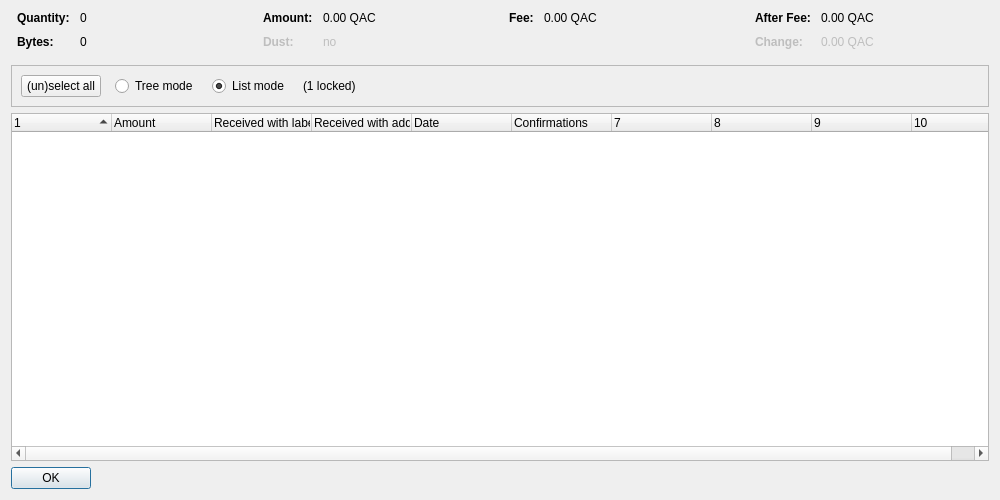
<?xml version="1.0" encoding="UTF-8"?>
<ui version="4.0">
 <class>CoinControlDialog</class>
 <widget class="QDialog" name="CoinControlDialog">
  <property name="geometry">
   <rect>
    <x>0</x>
    <y>0</y>
    <width>1000</width>
    <height>500</height>
   </rect>
  </property>
  <property name="windowTitle">
   <string>Coin Selection</string>
  </property>
  <layout class="QVBoxLayout" name="verticalLayout">
   <item>
    <layout class="QHBoxLayout" name="horizontalLayoutTop" stretch="0,0,0,0">
     <property name="topMargin">
      <number>0</number>
     </property>
     <property name="bottomMargin">
      <number>10</number>
     </property>
     <item>
      <layout class="QFormLayout" name="formLayoutCoinControl1">
       <property name="horizontalSpacing">
        <number>10</number>
       </property>
       <property name="verticalSpacing">
        <number>10</number>
       </property>
       <property name="leftMargin">
        <number>6</number>
       </property>
       <property name="rightMargin">
        <number>6</number>
       </property>
       <item row="0" column="0">
        <widget class="QLabel" name="labelCoinControlQuantityText">
         <property name="font">
          <font>
           <weight>75</weight>
           <bold>true</bold>
          </font>
         </property>
         <property name="text">
          <string>Quantity:</string>
         </property>
        </widget>
       </item>
       <item row="0" column="1">
        <widget class="QLabel" name="labelCoinControlQuantity">
         <property name="cursor">
          <cursorShape>IBeamCursor</cursorShape>
         </property>
         <property name="contextMenuPolicy">
          <enum>Qt::ActionsContextMenu</enum>
         </property>
         <property name="text">
          <string notr="true">0</string>
         </property>
         <property name="textInteractionFlags">
          <set>Qt::LinksAccessibleByMouse|Qt::TextSelectableByKeyboard|Qt::TextSelectableByMouse</set>
         </property>
        </widget>
       </item>
       <item row="1" column="0">
        <widget class="QLabel" name="labelCoinControlBytesText">
         <property name="font">
          <font>
           <weight>75</weight>
           <bold>true</bold>
          </font>
         </property>
         <property name="text">
          <string>Bytes:</string>
         </property>
        </widget>
       </item>
       <item row="1" column="1">
        <widget class="QLabel" name="labelCoinControlBytes">
         <property name="cursor">
          <cursorShape>IBeamCursor</cursorShape>
         </property>
         <property name="contextMenuPolicy">
          <enum>Qt::ActionsContextMenu</enum>
         </property>
         <property name="text">
          <string notr="true">0</string>
         </property>
         <property name="textInteractionFlags">
          <set>Qt::LinksAccessibleByMouse|Qt::TextSelectableByKeyboard|Qt::TextSelectableByMouse</set>
         </property>
        </widget>
       </item>
      </layout>
     </item>
     <item>
      <layout class="QFormLayout" name="formLayoutCoinControl2">
       <property name="horizontalSpacing">
        <number>10</number>
       </property>
       <property name="verticalSpacing">
        <number>10</number>
       </property>
       <property name="leftMargin">
        <number>6</number>
       </property>
       <property name="rightMargin">
        <number>6</number>
       </property>
       <item row="0" column="0">
        <widget class="QLabel" name="labelCoinControlAmountText">
         <property name="font">
          <font>
           <weight>75</weight>
           <bold>true</bold>
          </font>
         </property>
         <property name="text">
          <string>Amount:</string>
         </property>
        </widget>
       </item>
       <item row="0" column="1">
        <widget class="QLabel" name="labelCoinControlAmount">
         <property name="cursor">
          <cursorShape>IBeamCursor</cursorShape>
         </property>
         <property name="contextMenuPolicy">
          <enum>Qt::ActionsContextMenu</enum>
         </property>
         <property name="text">
          <string notr="true">0.00 QAC</string>
         </property>
         <property name="textInteractionFlags">
          <set>Qt::LinksAccessibleByMouse|Qt::TextSelectableByKeyboard|Qt::TextSelectableByMouse</set>
         </property>
        </widget>
       </item>
       <item row="1" column="0">
        <widget class="QLabel" name="labelCoinControlLowOutputText">
         <property name="enabled">
          <bool>false</bool>
         </property>
         <property name="font">
          <font>
           <weight>75</weight>
           <bold>true</bold>
          </font>
         </property>
         <property name="text">
          <string>Dust:</string>
         </property>
        </widget>
       </item>
       <item row="1" column="1">
        <widget class="QLabel" name="labelCoinControlLowOutput">
         <property name="enabled">
          <bool>false</bool>
         </property>
         <property name="cursor">
          <cursorShape>IBeamCursor</cursorShape>
         </property>
         <property name="contextMenuPolicy">
          <enum>Qt::ActionsContextMenu</enum>
         </property>
         <property name="text">
          <string notr="true">no</string>
         </property>
         <property name="textInteractionFlags">
          <set>Qt::LinksAccessibleByMouse|Qt::TextSelectableByKeyboard|Qt::TextSelectableByMouse</set>
         </property>
        </widget>
       </item>
      </layout>
     </item>
     <item>
      <layout class="QFormLayout" name="formLayoutCoinControl3">
       <property name="horizontalSpacing">
        <number>10</number>
       </property>
       <property name="verticalSpacing">
        <number>10</number>
       </property>
       <property name="leftMargin">
        <number>6</number>
       </property>
       <property name="rightMargin">
        <number>6</number>
       </property>
       <item row="0" column="0">
        <widget class="QLabel" name="labelCoinControlFeeText">
         <property name="font">
          <font>
           <weight>75</weight>
           <bold>true</bold>
          </font>
         </property>
         <property name="text">
          <string>Fee:</string>
         </property>
        </widget>
       </item>
       <item row="0" column="1">
        <widget class="QLabel" name="labelCoinControlFee">
         <property name="cursor">
          <cursorShape>IBeamCursor</cursorShape>
         </property>
         <property name="contextMenuPolicy">
          <enum>Qt::ActionsContextMenu</enum>
         </property>
         <property name="text">
          <string notr="true">0.00 QAC</string>
         </property>
         <property name="textInteractionFlags">
          <set>Qt::LinksAccessibleByMouse|Qt::TextSelectableByKeyboard|Qt::TextSelectableByMouse</set>
         </property>
        </widget>
       </item>
      </layout>
     </item>
     <item>
      <layout class="QFormLayout" name="formLayoutCoinControl4">
       <property name="horizontalSpacing">
        <number>10</number>
       </property>
       <property name="verticalSpacing">
        <number>10</number>
       </property>
       <property name="leftMargin">
        <number>6</number>
       </property>
       <property name="rightMargin">
        <number>6</number>
       </property>
       <item row="0" column="0">
        <widget class="QLabel" name="labelCoinControlAfterFeeText">
         <property name="font">
          <font>
           <weight>75</weight>
           <bold>true</bold>
          </font>
         </property>
         <property name="text">
          <string>After Fee:</string>
         </property>
        </widget>
       </item>
       <item row="0" column="1">
        <widget class="QLabel" name="labelCoinControlAfterFee">
         <property name="cursor">
          <cursorShape>IBeamCursor</cursorShape>
         </property>
         <property name="contextMenuPolicy">
          <enum>Qt::ActionsContextMenu</enum>
         </property>
         <property name="text">
          <string notr="true">0.00 QAC</string>
         </property>
         <property name="textInteractionFlags">
          <set>Qt::LinksAccessibleByMouse|Qt::TextSelectableByKeyboard|Qt::TextSelectableByMouse</set>
         </property>
        </widget>
       </item>
       <item row="1" column="0">
        <widget class="QLabel" name="labelCoinControlChangeText">
         <property name="enabled">
          <bool>false</bool>
         </property>
         <property name="font">
          <font>
           <weight>75</weight>
           <bold>true</bold>
          </font>
         </property>
         <property name="text">
          <string>Change:</string>
         </property>
        </widget>
       </item>
       <item row="1" column="1">
        <widget class="QLabel" name="labelCoinControlChange">
         <property name="enabled">
          <bool>false</bool>
         </property>
         <property name="cursor">
          <cursorShape>IBeamCursor</cursorShape>
         </property>
         <property name="contextMenuPolicy">
          <enum>Qt::ActionsContextMenu</enum>
         </property>
         <property name="text">
          <string notr="true">0.00 QAC</string>
         </property>
         <property name="textInteractionFlags">
          <set>Qt::LinksAccessibleByMouse|Qt::TextSelectableByKeyboard|Qt::TextSelectableByMouse</set>
         </property>
        </widget>
       </item>
      </layout>
     </item>
    </layout>
   </item>
   <item>
    <widget class="QFrame" name="frame">
     <property name="minimumSize">
      <size>
       <width>0</width>
       <height>40</height>
      </size>
     </property>
     <property name="frameShape">
      <enum>QFrame::StyledPanel</enum>
     </property>
     <property name="frameShadow">
      <enum>QFrame::Sunken</enum>
     </property>
     <layout class="QHBoxLayout" name="horizontalLayout">
      <item>
       <layout class="QHBoxLayout" name="horizontalLayoutPanel" stretch="0,0,0,0,0">
        <property name="spacing">
         <number>14</number>
        </property>
        <item>
         <widget class="QPushButton" name="pushButtonSelectAll">
          <property name="sizePolicy">
           <sizepolicy hsizetype="Maximum" vsizetype="Fixed">
            <horstretch>0</horstretch>
            <verstretch>0</verstretch>
           </sizepolicy>
          </property>
          <property name="text">
           <string>(un)select all</string>
          </property>
          <property name="autoDefault">
           <bool>false</bool>
          </property>
         </widget>
        </item>
        <item>
         <widget class="QRadioButton" name="radioTreeMode">
          <property name="sizePolicy">
           <sizepolicy hsizetype="Maximum" vsizetype="Fixed">
            <horstretch>0</horstretch>
            <verstretch>0</verstretch>
           </sizepolicy>
          </property>
          <property name="text">
           <string>Tree mode</string>
          </property>
         </widget>
        </item>
        <item>
         <widget class="QRadioButton" name="radioListMode">
          <property name="sizePolicy">
           <sizepolicy hsizetype="Maximum" vsizetype="Fixed">
            <horstretch>0</horstretch>
            <verstretch>0</verstretch>
           </sizepolicy>
          </property>
          <property name="text">
           <string>List mode</string>
          </property>
          <property name="checked">
           <bool>true</bool>
          </property>
         </widget>
        </item>
        <item>
         <widget class="QLabel" name="labelLocked">
          <property name="text">
           <string notr="true">(1 locked)</string>
          </property>
         </widget>
        </item>
        <item>
         <spacer name="horizontalSpacer">
          <property name="orientation">
           <enum>Qt::Horizontal</enum>
          </property>
          <property name="sizeHint" stdset="0">
           <size>
            <width>40</width>
            <height>20</height>
           </size>
          </property>
         </spacer>
        </item>
       </layout>
      </item>
     </layout>
    </widget>
   </item>
   <item>
    <widget class="CoinControlTreeWidget" name="treeWidget">
     <property name="contextMenuPolicy">
      <enum>Qt::CustomContextMenu</enum>
     </property>
     <property name="sortingEnabled">
      <bool>false</bool>
     </property>
     <property name="columnCount">
      <number>10</number>
     </property>
     <attribute name="headerShowSortIndicator" stdset="0">
      <bool>true</bool>
     </attribute>
     <attribute name="headerStretchLastSection">
      <bool>false</bool>
     </attribute>
     <column>
      <property name="text">
       <string/>
      </property>
     </column>
     <column>
      <property name="text">
       <string>Amount</string>
      </property>
     </column>
     <column>
      <property name="text">
       <string>Received with label</string>
      </property>
     </column>
     <column>
      <property name="text">
       <string>Received with address</string>
      </property>
     </column>
     <column>
      <property name="text">
       <string>Date</string>
      </property>
     </column>
     <column>
      <property name="text">
       <string>Confirmations</string>
      </property>
      <property name="toolTip">
       <string>Confirmed</string>
      </property>
     </column>
     <column>
      <property name="text">
       <string/>
      </property>
     </column>
     <column>
      <property name="text">
       <string/>
      </property>
     </column>
     <column>
      <property name="text">
       <string/>
      </property>
     </column>
     <column>
      <property name="text">
       <string/>
      </property>
     </column>
    </widget>
   </item>
   <item>
    <widget class="QDialogButtonBox" name="buttonBox">
     <property name="sizePolicy">
      <sizepolicy hsizetype="Maximum" vsizetype="Fixed">
       <horstretch>0</horstretch>
       <verstretch>0</verstretch>
      </sizepolicy>
     </property>
     <property name="orientation">
      <enum>Qt::Horizontal</enum>
     </property>
     <property name="standardButtons">
      <set>QDialogButtonBox::Ok</set>
     </property>
    </widget>
   </item>
  </layout>
 </widget>
 <customwidgets>
  <customwidget>
   <class>CoinControlTreeWidget</class>
   <extends>QTreeWidget</extends>
   <header>coincontroltreewidget.h</header>
  </customwidget>
 </customwidgets>
 <resources/>
 <connections/>
</ui>
